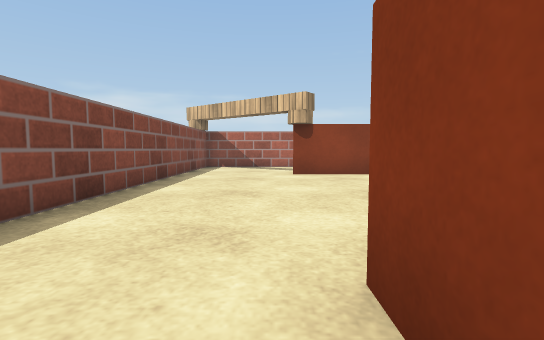
View 1 (above)

21 first-person views from a walk through a Webots world. The camera is 0.15 m above the floor, tilts 4° down and sees 85° across. The floor is counted in squares, 0.2 m on a side. Each view is taken from the middle of a square. On the plan, view 1 faces up. The plan holds only what a view shows up to about 10 squares ahead; the rest is blank. Robots are left out. Webots' stock objects and surfaces are drawn as simple stand-ins.

View 2
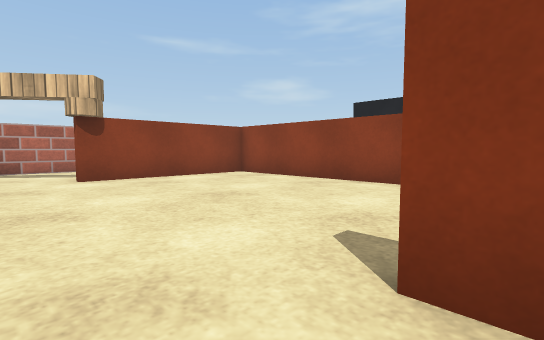

View 3
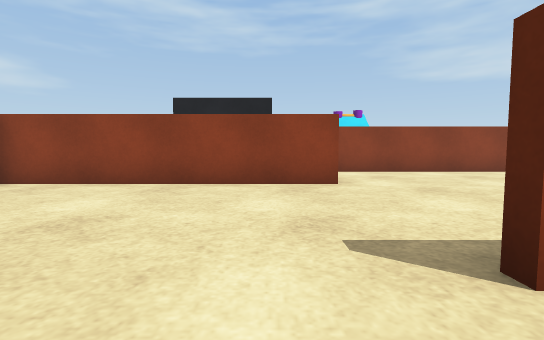

View 4
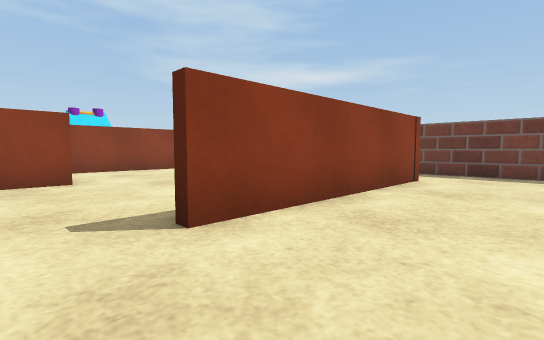

View 5
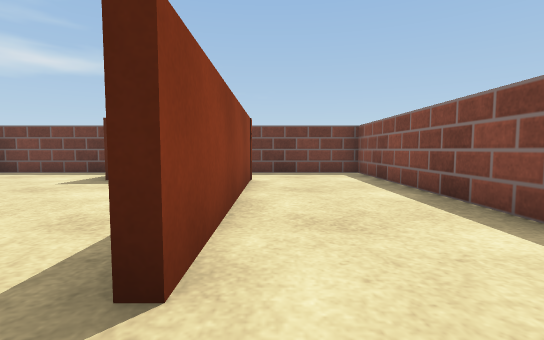

View 6
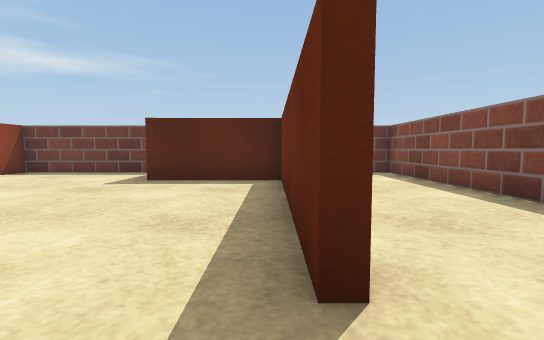

View 7
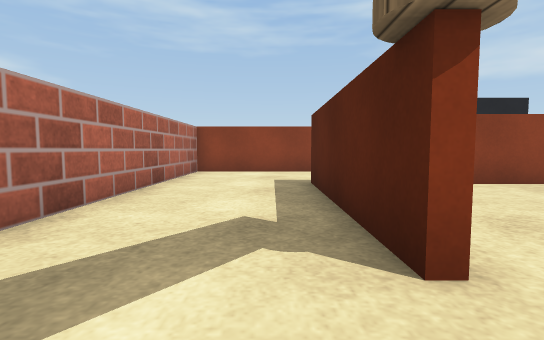

View 8
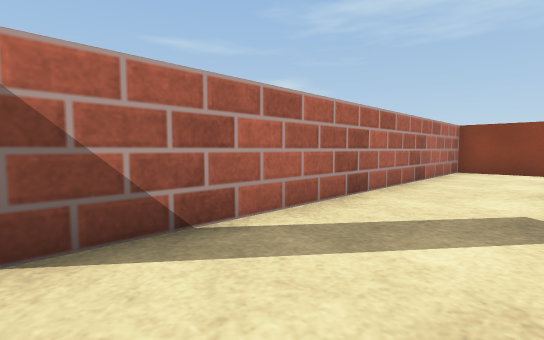

View 9
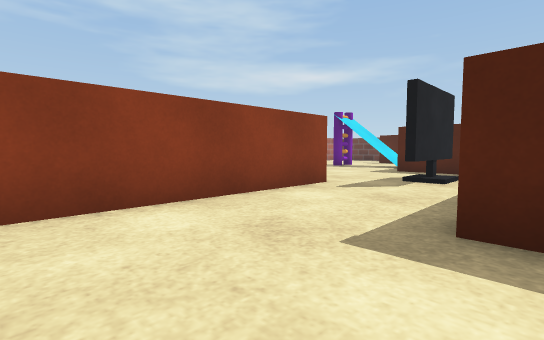

View 10
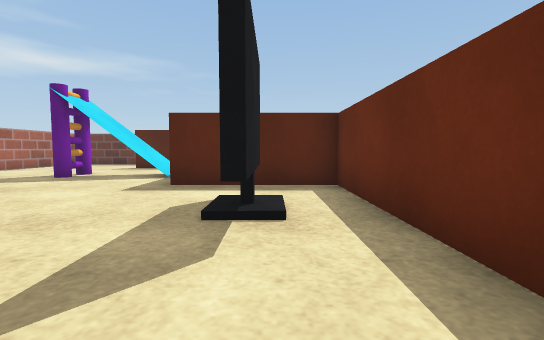

View 11
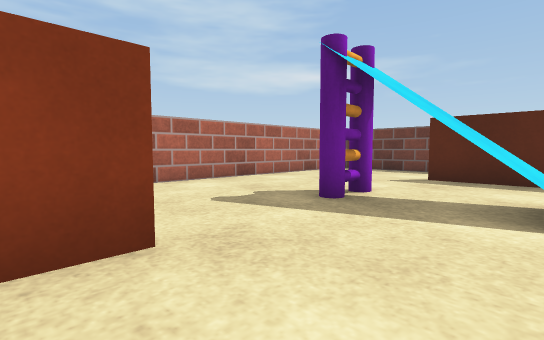

View 12
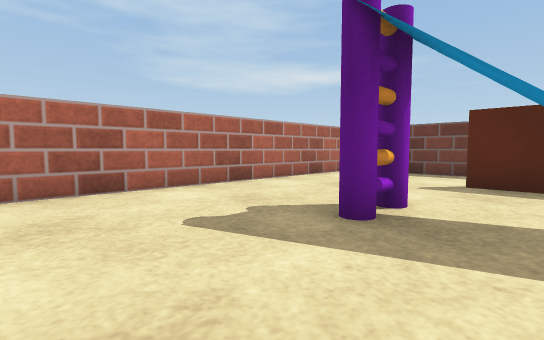

View 13
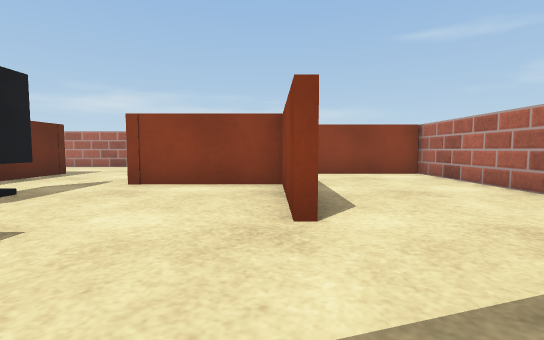

View 14
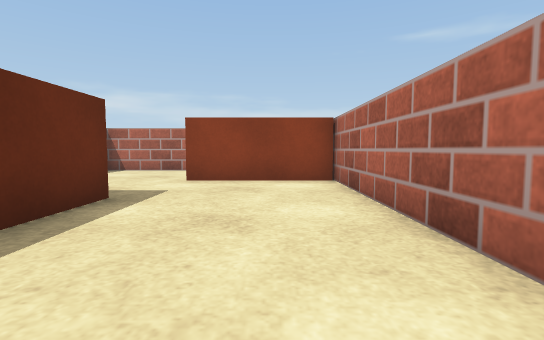

View 15
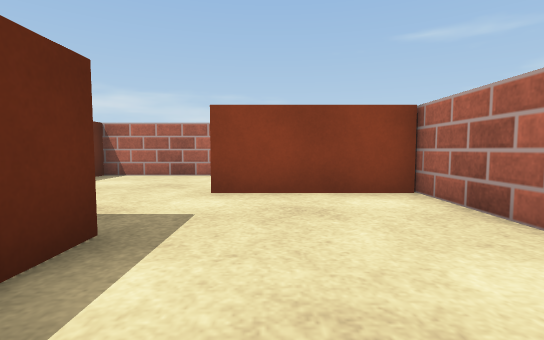

View 16
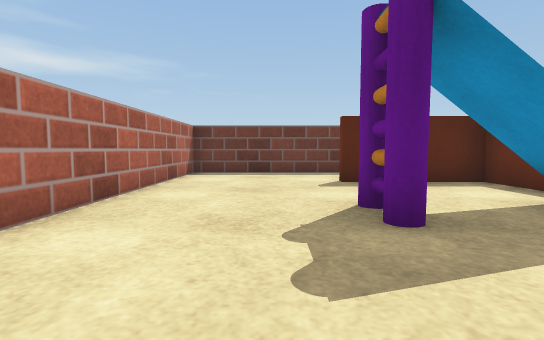

View 17
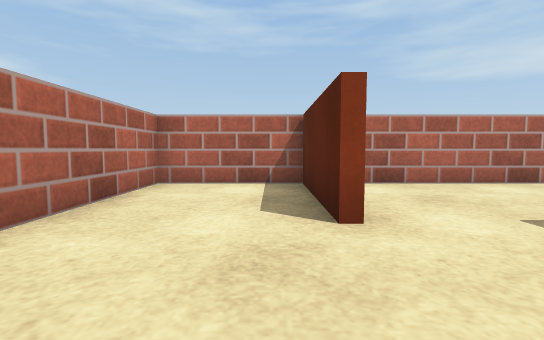

View 18
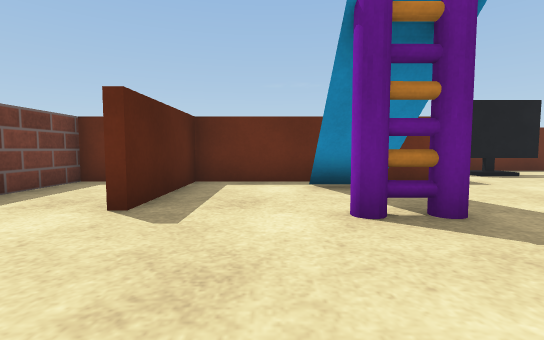

View 19
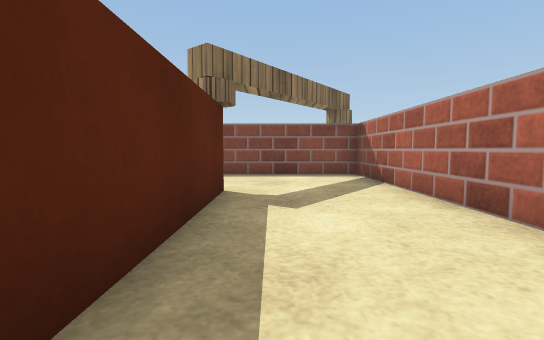

View 20
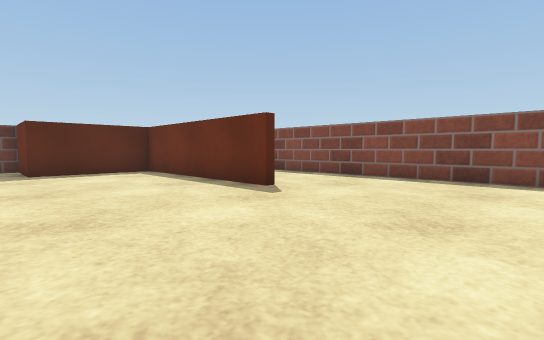

View 21
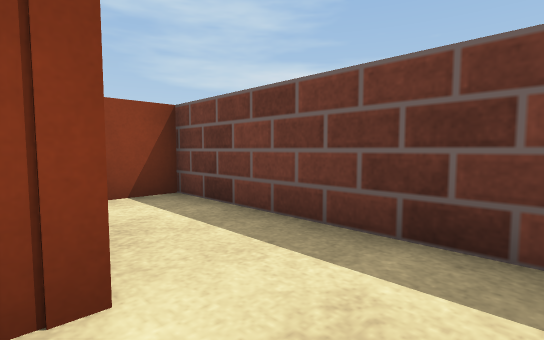

### Floor plan
Ten units are one square. View 1 is at (0, 0); x grows to the right and y downward. Boxes are objects, and circles mark ways between rooms. Rooms are numbered by the first view taken in them; rooms with no view inside come last. Other rooms are left out.
<svg viewBox="-33 -130 203 200">
<path fill="none" stroke="#000" d="M8 -16 8 42 40 42 40 65 89 65 89 -10M54 -15 54 -89 6 -89M5 45 5 -16M-28 -86 -27 65 38 65 38 53M6 -91 56 -91 56 -18 91 -18M89 -63 89 -125 -28 -125 -28 -86M122 -30 122 -63 89 -63M91 -18 91 -6M125 -66 125 -46M91 9 91 38 125 38M165 35 165 -90M165 -91 129 -91M129 -93 165 -93M165 -90 165 -125 91 -125 91 -120M91 58 91 65 165 65 165 35"/>
<rect x="65" y="-65" width="10" height="40" fill="#bbb"><title>monitor</title></rect>
<rect x="105" y="5" width="10" height="10" fill="#bbb"><title>cyan panel</title></rect>
<rect x="125" y="5" width="10" height="10" fill="#bbb"><title>purple pole</title></rect>
<rect x="125" y="-5" width="10" height="10" fill="#bbb"><title>purple pole</title></rect>
<circle cx="-10" cy="-90" r="3" fill="#2a7"/>
<circle cx="90" cy="-45" r="3" fill="#2a7"/>
<circle cx="110" cy="-90" r="3" fill="#2a7"/>
<circle cx="145" cy="40" r="3" fill="#2a7"/>
<text x="20" y="-10">1</text>
<text x="40" y="-100">2</text>
<text x="130" y="-20">3</text>
<text x="130" y="-110">4</text>
<text x="130" y="50">5</text>
</svg>
Room 1 opens to room 2. Room 2 opens to room 3. Room 3 opens to room 4. Room 3 opens to room 5.

Where each view was taken, in squares from view 1:
view 1: 0 up, 0 right, facing up
view 2: 1 up, 1 left, facing up-right
view 3: 3 up, 1 left, facing right
view 4: 3 up, 2 left, facing down-right
view 5: 3 up, 0 right, facing down
view 6: 3 up, 1 right, facing down
view 7: 10 up, 1 left, facing right
view 8: 10 up, 2 left, facing up-right
view 9: 12 up, 5 right, facing down-right
view 10: 8 up, 7 right, facing down
view 11: 4 up, 10 right, facing down-right
view 12: 3 up, 11 right, facing down-right
view 13: 0 up, 12 right, facing up
view 14: 2 up, 15 right, facing up
view 15: 4 up, 14 right, facing up
view 16: 3 up, 14 right, facing down
view 17: 10 up, 10 right, facing right
view 18: 2 down, 16 right, facing left
view 19: 10 up, 6 right, facing left
view 20: 6 up, 5 right, facing down-left
view 21: 4 down, 1 left, facing down-right
